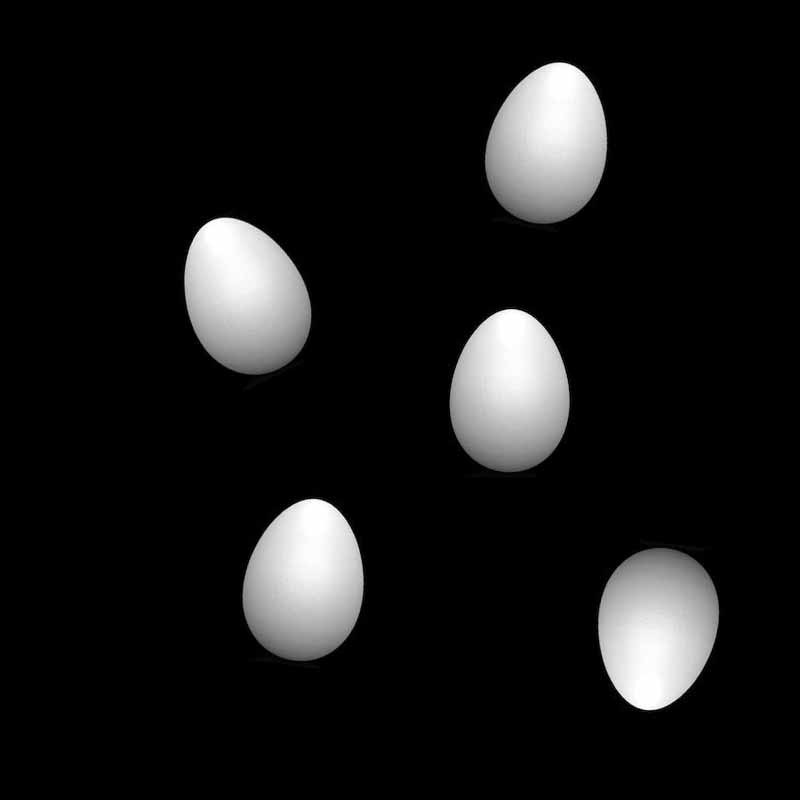
#> input picture ff.jpg, 800 x 800 px
$ python main.py
#> lines starting #> are read from the running program, lines starting #| are printed output that depends on the picture; after the words box and inside, x2 and y2 are one past the last pixel; in counts of white or black regions, pixels touching at a corner belong together
import cv2
import numpy as np
import pprint
import sys
import datetime
import math
import cv2


img = cv2.imread('ff.jpg')
#> img is the input picture: shape (800, 800, 3); min 0, max 255, mean 23.4

# cv2.imshow("HoughCirlces", img)
# ret, thresh = cv2.threshold(img, 127, 255, 0)
# contours, hierarchy = cv2.findContours(img, cv2.RETR_CCOMP, cv2.CHAIN_APPROX_SIMPLE)


gray = cv2.cvtColor(img, cv2.COLOR_BGR2GRAY)
ret, thresh = cv2.threshold(gray, 127, 255, 0)
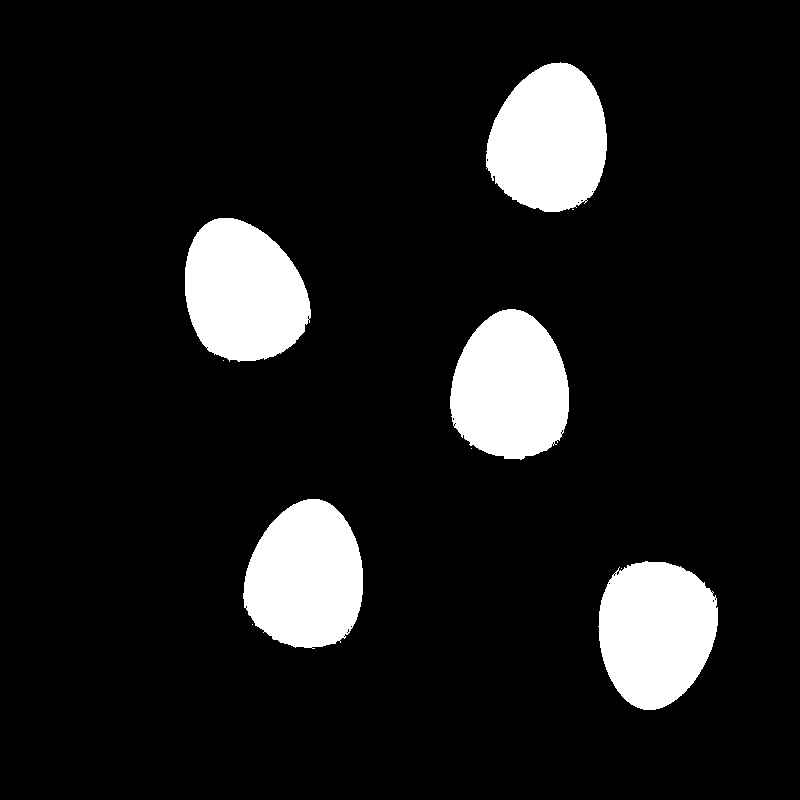
#> thresh: shape (800, 800); 10.8% white; 10 white regions (5 under 20 px)
contours, hierarchy = cv2.findContours(thresh, cv2.RETR_TREE, cv2.CHAIN_APPROX_SIMPLE)
#> contours = 35 contours, 30 with area under 20; largest, box (x1, y1, x2, y2) and area: (450, 309, 569, 460) 13656, (243, 499, 363, 649) 13649, (486, 62, 607, 212) 13643, (185, 218, 311, 362) 13630, (598, 561, 718, 710) 13614

cv2.imshow("rs", img)

cv2.imshow("Loggers", thresh)

for i in range(len(contours)):
    contour = contours[i]

    if len(contour) >= 5:
        print(contour)
        (x, y), radius = cv2.minEnclosingCircle(contour)
        radius = int(radius)
        (x, y, w, h) = cv2.boundingRect(contour)

        ellipse = cv2.fitEllipse(contour)
        (center, axis, angle) = ellipse
        coordXContour, coordYContour = int(center[0]), int(center[1])
        coordXCentroid = (2 * coordXContour + w) // 2
        coordYCentroid = (2 * coordYContour + h) // 2
        ax1, ax2 = int(axis[0]) - 2, int(axis[1]) - 2
        orientation = int(angle)
        area = cv2.contourArea(contour)
        print(area)
        cv2.ellipse(thresh, (coordXContour, coordYContour), (ax1, ax2), orientation, 0, 360,(255, 0, 0), 2)  # blue
#> this loop made 35 passes
#> (radius, w, h, center, axis, angle) on passes 3, 11, 19, 26, 30: (74, 120, 149, (655.3, 630.3), (118.1, 149.7), 5.91), (75, 120, 150, (305.8, 577.6), (118.6, 149.3), 5.07), (75, 119, 151, (510.3, 388.7), (117.8, 150.4), 178.3), (74, 126, 144, (242.6, 292.1), (119.8, 148.1), 152.8), (74, 121, 150, (549.4, 140.1), (119.5, 148.4), 9.68)
#> contour on passes 1, 2, 6, 7, 9, 12: [[252, 624]], [[621, 568]], [[711, 592], [712, 591], [713, 592], [712, 593]], [[608, 583], [609, 582], [610, 583], [609, 584]], [[614, 573], [615, 572], [616, 573], [615, 574]], [[343, 636], [344, 635], [345, 636], [344, 637]]
#> (printed output is left out)
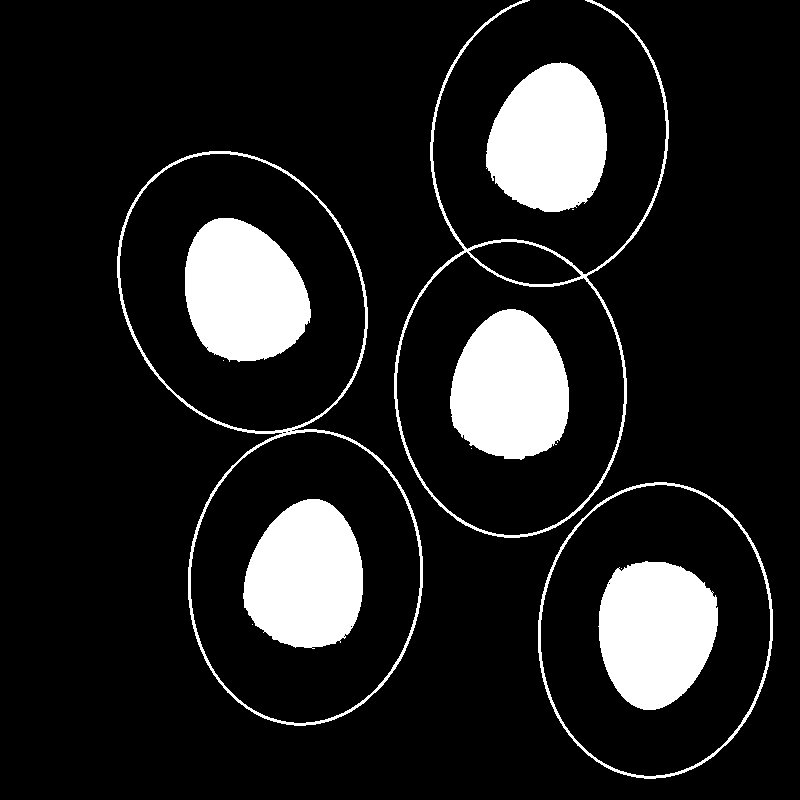
#> thresh: shape (800, 800); 12.7% white; 13 white regions (5 under 20 px), largest, box (x1, y1, x2, y2) and area: (450, 309, 569, 460) 13862, (243, 499, 363, 649) 13851, (486, 62, 607, 212) 13849

cv2.imshow("Loggers", thresh)

cv2.waitKey()
cv2.destroyAllWindows()
